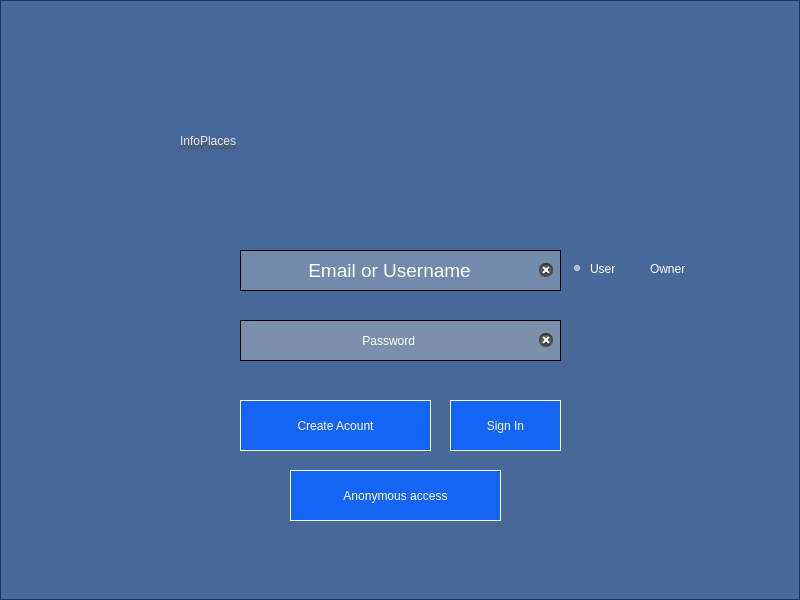
<?xml version="1.0" encoding="UTF-8"?>
<ui version="4.0">
 <class>MainWindow</class>
 <widget class="QMainWindow" name="MainWindow">
  <property name="geometry">
   <rect>
    <x>0</x>
    <y>0</y>
    <width>800</width>
    <height>600</height>
   </rect>
  </property>
  <property name="windowTitle">
   <string>MainWindow</string>
  </property>
  <widget class="QWidget" name="centralwidget">
   <widget class="QLabel" name="label">
    <property name="geometry">
     <rect>
      <x>0</x>
      <y>0</y>
      <width>800</width>
      <height>600</height>
     </rect>
    </property>
    <property name="text">
     <string/>
    </property>
    <property name="pixmap">
     <pixmap resource="imagen.qrc">:/Inicio/mapa.jpg</pixmap>
    </property>
    <property name="scaledContents">
     <bool>true</bool>
    </property>
   </widget>
   <widget class="QFrame" name="frame">
    <property name="geometry">
     <rect>
      <x>0</x>
      <y>0</y>
      <width>800</width>
      <height>600</height>
     </rect>
    </property>
    <property name="autoFillBackground">
     <bool>false</bool>
    </property>
    <property name="styleSheet">
     <string notr="true">background-color: rgb(3, 48, 118,180);</string>
    </property>
    <property name="frameShape">
     <enum>QFrame::StyledPanel</enum>
    </property>
    <property name="frameShadow">
     <enum>QFrame::Raised</enum>
    </property>
    <widget class="QLabel" name="Name_app">
     <property name="geometry">
      <rect>
       <x>180</x>
       <y>90</y>
       <width>471</width>
       <height>101</height>
      </rect>
     </property>
     <property name="styleSheet">
      <string notr="true">font: 93px &quot;Segoe Print&quot;;
color: rgb(230, 230, 230);
background: transparent;</string>
     </property>
     <property name="text">
      <string>InfoPlaces</string>
     </property>
    </widget>
    <widget class="QLineEdit" name="campo_email_or_user">
     <property name="geometry">
      <rect>
       <x>240</x>
       <y>250</y>
       <width>321</width>
       <height>41</height>
      </rect>
     </property>
     <property name="font">
      <font>
       <family>MS Shell Dlg 2</family>
       <pointsize>14</pointsize>
       <weight>50</weight>
       <italic>false</italic>
       <bold>false</bold>
       <underline>false</underline>
       <strikeout>false</strikeout>
       <stylestrategy>PreferDefault</stylestrategy>
      </font>
     </property>
     <property name="tabletTracking">
      <bool>false</bool>
     </property>
     <property name="autoFillBackground">
      <bool>false</bool>
     </property>
     <property name="styleSheet">
      <string notr="true">background-color: rgb(254, 252, 224,60);
border:1px solid black;
font: 14pt &quot;MS Shell Dlg 2&quot;;
color: rgb(255, 255, 255);
</string>
     </property>
     <property name="text">
      <string> Email or Username</string>
     </property>
     <property name="alignment">
      <set>Qt::AlignCenter</set>
     </property>
     <property name="clearButtonEnabled">
      <bool>true</bool>
     </property>
    </widget>
    <widget class="QLineEdit" name="campo_password">
     <property name="geometry">
      <rect>
       <x>240</x>
       <y>320</y>
       <width>321</width>
       <height>41</height>
      </rect>
     </property>
     <property name="autoFillBackground">
      <bool>false</bool>
     </property>
     <property name="styleSheet">
      <string notr="true">background-color: rgb(254, 252, 224,70);
border:1px solid black;
font: 14pt &quot;MS Shell Dlg 2&quot;;
color: rgb(255, 255, 255);
</string>
     </property>
     <property name="text">
      <string> Password</string>
     </property>
     <property name="alignment">
      <set>Qt::AlignCenter</set>
     </property>
     <property name="clearButtonEnabled">
      <bool>true</bool>
     </property>
    </widget>
    <widget class="QPushButton" name="pushButton_Create_Acount">
     <property name="geometry">
      <rect>
       <x>240</x>
       <y>400</y>
       <width>191</width>
       <height>51</height>
      </rect>
     </property>
     <property name="sizePolicy">
      <sizepolicy hsizetype="Minimum" vsizetype="Fixed">
       <horstretch>0</horstretch>
       <verstretch>0</verstretch>
      </sizepolicy>
     </property>
     <property name="baseSize">
      <size>
       <width>0</width>
       <height>0</height>
      </size>
     </property>
     <property name="styleSheet">
      <string notr="true">background-color: rgb(20, 100, 246);
border:1px solid rgb(255, 255, 255);
font: 14pt &quot;MS Shell Dlg 2&quot;;
color: rgb(255, 255, 255);

</string>
     </property>
     <property name="text">
      <string>Create Acount</string>
     </property>
     <property name="iconSize">
      <size>
       <width>16</width>
       <height>16</height>
      </size>
     </property>
    </widget>
    <widget class="QPushButton" name="pushButton_Sign_In">
     <property name="geometry">
      <rect>
       <x>450</x>
       <y>400</y>
       <width>111</width>
       <height>51</height>
      </rect>
     </property>
     <property name="styleSheet">
      <string notr="true">background-color: rgb(20, 100, 246);
border:1px solid rgb(255, 255, 255);
font: 14pt &quot;MS Shell Dlg 2&quot;;
color: rgb(255, 255, 255);
</string>
     </property>
     <property name="text">
      <string>Sign In</string>
     </property>
     <property name="autoExclusive">
      <bool>false</bool>
     </property>
     <property name="flat">
      <bool>false</bool>
     </property>
    </widget>
    <widget class="QPushButton" name="pushButton_Anonymous_access">
     <property name="geometry">
      <rect>
       <x>290</x>
       <y>470</y>
       <width>211</width>
       <height>51</height>
      </rect>
     </property>
     <property name="styleSheet">
      <string notr="true">background-color: rgb(20, 100, 246);
border:1px solid rgb(255, 255, 255);
font: 14pt &quot;MS Shell Dlg 2&quot;;
color: rgb(255, 255, 255);

</string>
     </property>
     <property name="text">
      <string>Anonymous access</string>
     </property>
    </widget>
    <widget class="QGroupBox" name="groupBox">
     <property name="geometry">
      <rect>
       <x>570</x>
       <y>250</y>
       <width>171</width>
       <height>41</height>
      </rect>
     </property>
     <property name="styleSheet">
      <string notr="true">background: transparent;
border: transparent;</string>
     </property>
     <property name="title">
      <string/>
     </property>
     <widget class="QRadioButton" name="radioButton_User">
      <property name="geometry">
       <rect>
        <x>0</x>
        <y>10</y>
        <width>82</width>
        <height>17</height>
       </rect>
      </property>
      <property name="styleSheet">
       <string notr="true">color: rgb(255, 255, 255);</string>
      </property>
      <property name="text">
       <string>User</string>
      </property>
      <property name="checked">
       <bool>true</bool>
      </property>
     </widget>
     <widget class="QRadioButton" name="radioButton_Owner">
      <property name="geometry">
       <rect>
        <x>60</x>
        <y>10</y>
        <width>82</width>
        <height>17</height>
       </rect>
      </property>
      <property name="styleSheet">
       <string notr="true">color: rgb(255, 255, 255);</string>
      </property>
      <property name="text">
       <string>Owner</string>
      </property>
     </widget>
    </widget>
    <widget class="QLabel" name="Name_app_2">
     <property name="geometry">
      <rect>
       <x>180</x>
       <y>90</y>
       <width>480</width>
       <height>110</height>
      </rect>
     </property>
     <property name="styleSheet">
      <string notr="true">font: 93px &quot;Segoe Print&quot;;
color: rgb(83, 83, 83);
background: transparent;</string>
     </property>
     <property name="text">
      <string>InfoPlaces</string>
     </property>
    </widget>
    <zorder>Name_app_2</zorder>
    <zorder>Name_app</zorder>
    <zorder>campo_email_or_user</zorder>
    <zorder>campo_password</zorder>
    <zorder>pushButton_Create_Acount</zorder>
    <zorder>pushButton_Sign_In</zorder>
    <zorder>pushButton_Anonymous_access</zorder>
    <zorder>groupBox</zorder>
   </widget>
  </widget>
 </widget>
 <resources>
  <include location="imagen.qrc"/>
 </resources>
 <connections/>
</ui>
